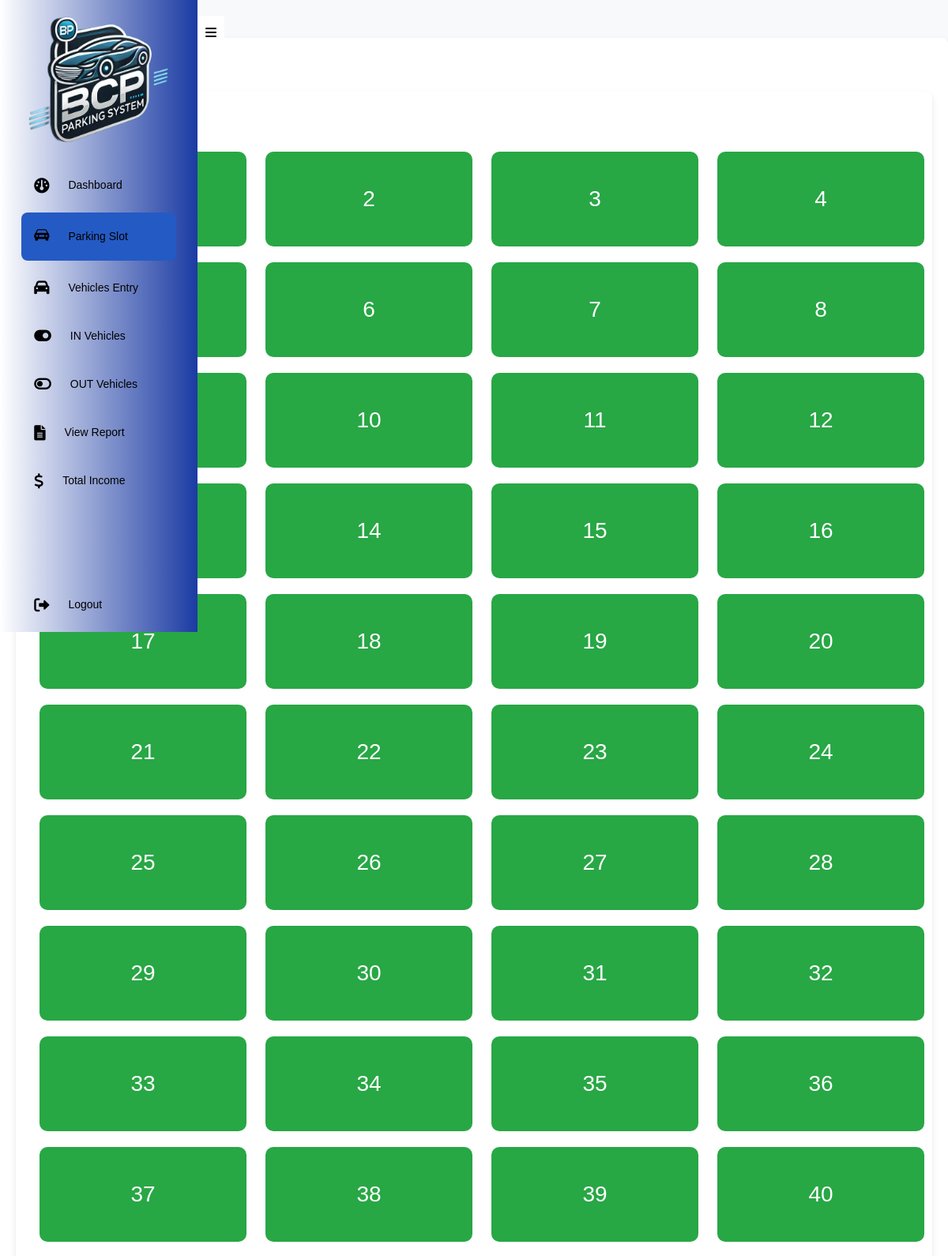
Page /parkingSlot.php (upper part) on the committed database.
### tables this page shows
CREATE TABLE `parking_slots` (
  `id` int(11) NOT NULL,
  `slot_number` int(11) NOT NULL,
  `status` enum('available','occupied') DEFAULT 'available'
);

### parkingSlot.php (the view, shortened to what this page needs)
<?php
$servername = "localhost";
$username = "root";
$password = "";
$database = "database1";
$connection = new mysqli($servername, $username, $password, $database);
$slotsQuery = "SELECT slot_number, status FROM parking_slots";
$slotsResult = $connection->query($slotsQuery);
$slots = [];
if ($slotsResult->num_rows > 0) {
    while ($row = $slotsResult->fetch_assoc()) {
        $slots[] = $row;
    }
} else {
    echo "No slots found.";
}
?>
<!DOCTYPE html>
<html lang="en">
<head>
    <link rel="stylesheet" href="main.css">
    <link rel="stylesheet" href="https://cdnjs.cloudflare.com/ajax/libs/bootstrap-icons/1.10.5/font/bootstrap-icons.min.css">
    <link rel="stylesheet" href="https://cdnjs.cloudflare.com/ajax/libs/font-awesome/6.0.0-beta3/css/all.min.css">
    <link rel="stylesheet" href="https://cdn.jsdelivr.net/npm/bootstrap@5.3.3/dist/css/bootstrap.min.css">
</head>
<body>
<div class="sidebar" id="sidebar">
 <div class="logo">
    <img src="newlogo.png" alt="Parking System Logo" width="200" >
</div>
<ul class="menu">
        <li>
            <a href="dashboard.php">
                <i class="fas fa-gauge"></i>
                <span>Dashboard</span>
            </a>
        </li>
        <li class="active">
            <a href="parkingSlot.php">
                <i class="bi bi-car-front-fill"></i>
                <span>Parking Slot</span>
            </a>
        </li>
        <li>
            <a href="createNewClient.php">
                <span>Vehicles Entry</span>
            </a>
        </li>
        <li>
            <a href="costumerMngt.php">
                <span>IN Vehicles</span>
            </a>
        </li>
        <li>
            <a href="outVehicle.php">
                <span>OUT Vehicles</span>
            </a>
        </li>
        <li>
            <a href="#">
                <i class="fas fa-file-alt"></i>
                <span>View Report</span>
            </a>
        </li>
        <li>
            <a href="#">
                <i class="fas fa-dollar-sign"></i>
                    <span>Total Income</span>
            </a>
        </li>
        <li class="logout">
            <a href="index.php">
                <i class="fas fa-sign-out-alt"></i>
                    <span>Logout</span>
            </a>
        </li>
    </ul>
</div>
<div class="toggle-btn" id="toggleBtn">
    <i class="fas fa-bars"></i>
</div>
<div class="container my-5">
<div class="container my-5">
    <h2>Parking Slots</h2>
    <div class="row">
        <?php foreach ($slots as $slot): ?>
            <div class="col-sm-3">
                <div class="slot <?php echo $slot['status']; ?>">
                    <?php echo $slot['slot_number']; ?>
                </div>
            </div>
        <?php endforeach; ?>
    </div>
</div>
</div>
</body>
</body>
</html>

### main.css (style rules this page uses)
* { margin: 0; padding: 0; border: none; outline: none; box-sizing: border-box; font-family: "Poppins", sans-serif; }
body { background-color: white; display: flex; }
.sidebar { position: fixed; top: 0; left: 0; bottom: 0; width: 250px; height: 100vh; padding: 0 1.7rem; color: white; overflow: hidden; transition: all 0.5s ease; background:linear-gradient(to right,white,#1b3ba3); }
.logo img { display: block; margin: 0 auto; transition: all 0.5s ease; }
.menu { height: 88%; list-style: none; padding: 0; }
.menu li { padding: 1rem; margin: 8px 0; border-radius: 8px; transition: all 0.5s ease; }
.menu li:hover, .active { background-color: #245ac4; }
.menu a { color: black; font-size: 14px; text-decoration: none; display: flex; align-items: center; gap: 1.5rem; }
.menu a span { overflow: hidden; transition: all 0.5s ease; }
.menu a i { font-size: 1.2rem; }
.toggle-btn { position: absolute; top: 20px; left: 250px; background-color: white; color: black; padding: 10px; border-radius: 4px; cursor: pointer; transition: left 0.5s ease; }
.logout { position: absolute; bottom: 0; width: 100%; }
.slot { width: 100px; height: 100px; display: inline-block; margin: 10px; text-align: center; line-height: 100px; font-size: 24px; border-radius: 8px; }
.available { background-color: #4CAF50; color: white; }

### parkingSlot.php (style rules this page uses)
body { background-color: #f8f9fa; font-family: Arial, sans-serif; color: #333; }
.container { max-width: 1200px; padding: 20px; background: white; border-radius: 8px; box-shadow: 0 4px 8px rgba(0, 0, 0, 0.1); }
.slot { width: 100%; height: 120px; display: flex; justify-content: center; align-items: center; margin: 10px; border-radius: 10px; font-size: 28px; color: white; transition: transform 0.2s; cursor: pointer; }
.available { background-color: #28a745; }
.row { display: flex; flex-wrap: wrap; }

### rows in the picture
parking_slots: slot_number "2"
parking_slots: slot_number "3"
parking_slots: slot_number "4"
parking_slots: slot_number "6"
parking_slots: slot_number "7"
parking_slots: slot_number "8"
parking_slots: slot_number "10"
parking_slots: slot_number "11"
parking_slots: slot_number "12"
parking_slots: slot_number "14"
parking_slots: slot_number "15"
parking_slots: slot_number "16"
parking_slots: slot_number "17"
parking_slots: slot_number "18"
parking_slots: slot_number "19"
parking_slots: slot_number "20"
parking_slots: slot_number "21"
parking_slots: slot_number "22"
parking_slots: slot_number "23"
parking_slots: slot_number "24"
parking_slots: slot_number "25"
parking_slots: slot_number "26"
parking_slots: slot_number "27"
parking_slots: slot_number "28"
parking_slots: slot_number "29"
parking_slots: slot_number "30"
parking_slots: slot_number "31"
parking_slots: slot_number "32"
parking_slots: slot_number "33"
parking_slots: slot_number "34"
parking_slots: slot_number "35"
parking_slots: slot_number "36"
parking_slots: slot_number "37"
parking_slots: slot_number "38"
parking_slots: slot_number "39"
parking_slots: slot_number "40"
